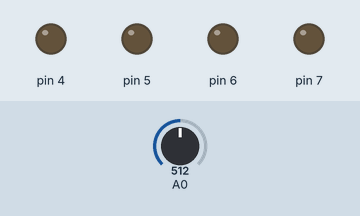
Recording of a sketch running on a simulated Arduino Uno, built with avr-gcc and run on an emulated ATmega328P. On the bench: output pins drawn as LEDs (lit = HIGH). The test bench sets the inputs (shaded band); at power-on: A0 = 512.

Above: at 1.2 s.
1.3 s: A0 set to 987
2.8 s: A0 set to 1010
At 4.0 s:
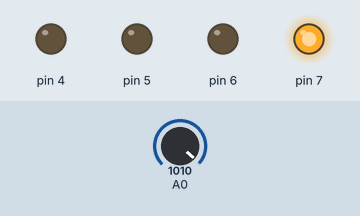
4.3 s: A0 set to 900
At 5.3 s:
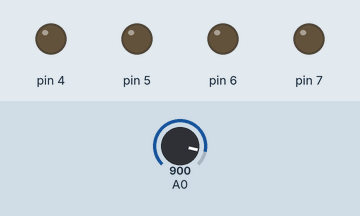
5.8 s: A0 set to 1023
At 6.7 s:
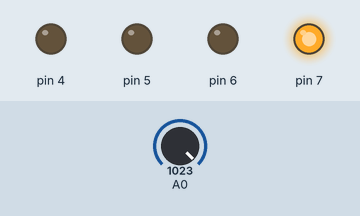
Timing chart, 0 to 8.3 s (numbered marks = the images above; inputs shaded):
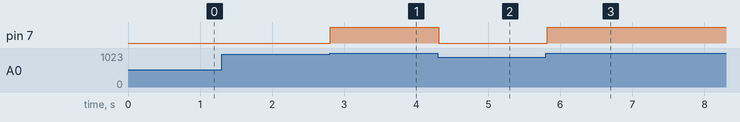

The sketch:

analogRead-01-levels.ino
```cpp
void setup() {
  for (int i = 4; i < 8; i++) {
    pinMode(i, OUTPUT);
  }
}

void loop() {
  int a0 = analogRead(A0);

  for (int i = 4; i < 8; i++) {
    int threshold = map(i, 4, 7, 4000, 1000);
    digitalWrite(i, a0 > threshold);
  }

  delay(20);
}
```

Measured:
- the behaviour switches between 1000 and 1001 on A0 (found by bisection; images 0 and 1)
- after the input at 1.3 s, every drawn part: stays the same
- after the input at 2.8 s, pin 7: LOW → HIGH at once
- after the input at 4.3 s, pin 7: HIGH → LOW at once
- after the input at 5.8 s, pin 7: LOW → HIGH at once
